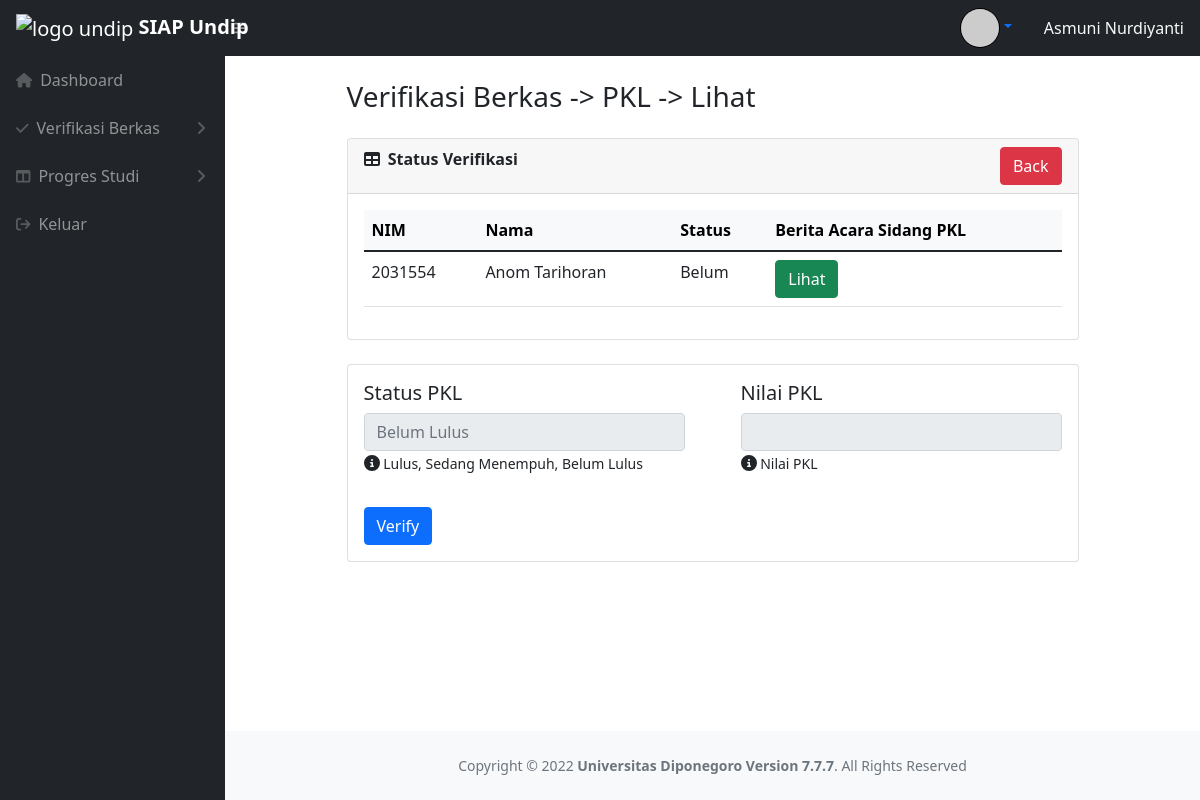
Page /dosen/lihatpkl.php?id=2031554 (signed in) on the committed database.
### tables this page shows
CREATE TABLE `dosen` (
  `Nama` varchar(255) NOT NULL,
  `NIP` varchar(255) NOT NULL,
  `Email` varchar(255) NOT NULL,
  `Alamat` varchar(255) NOT NULL,
  `No_Hp` varchar(255) NOT NULL,
  `Status` varchar(255) NOT NULL,
  `Foto` varchar(255) DEFAULT NULL,
  `Mengampu` varchar(255) NOT NULL,
  `Username` varchar(255) NOT NULL
);

CREATE TABLE `mahasiswa` (
  `NIM` bigint NOT NULL,
  `Nama` varchar(255) NOT NULL,
  `Email` varchar(255) NOT NULL,
  `Alamat` varchar(255) NOT NULL,
  `No_Hp` varchar(255) NOT NULL,
  `Angkatan` int NOT NULL,
  `semester` int NOT NULL,
  `Status` varchar(20) NOT NULL,
  `Foto` varchar(255) DEFAULT NULL,
  `Username` varchar(255) NOT NULL,
  `kode_kab` int NOT NULL,
  `NIP_Doswal` int NOT NULL
);

CREATE TABLE `pkl` (
  `Status` varchar(255) NOT NULL,
  `Nilai` float DEFAULT NULL,
  `Berkas_PKL` varchar(255) DEFAULT NULL,
  `Status_Verif` varchar(255) NOT NULL,
  `Semester_Lulus` int NOT NULL,
  `NIM` int NOT NULL
);

### dosen/lihatpkl.php (the view, shortened to what this page needs)
<?php include("../template/headerdosen.php");
$nimmhs = $_GET['id'];
$nama = $db->query("SELECT nama FROM mahasiswa WHERE NIM = '$nimmhs'")->fetch_object()->nama;
$row = $db->query("SELECT * FROM pkl WHERE NIM = '$nimmhs'")->fetch_object();
?>
<div id="layoutSidenav_content">
    <main>
        <div class="container-fluid px-4" style="width: 80%;">
            <h3 class="mt-4 mb-4">Verifikasi Berkas -> PKL -> Lihat</h3>
            <div class="card mb-4">
                <div class="card-header">
                    <i class="fas fa-table me-1"></i>
                    <b>Status Verifikasi</b>
                    <a class="btn btn-danger float-end" role="button" href="verifpkl.php">Back</a>
                </div>
                <div class="card-body">
                    <table class="table" id="datatablesSimple1">
                        <thead class="table-light">
                            <tr>
                                <th>NIM</th>
                                <th>Nama</th>
                                <th>Status</th>
                                <th>Berita Acara Sidang PKL</th>
                            </tr>
                        </thead>
                        <tbody>
                            <tr>
                                <td><?php echo $nimmhs ?></td>
                                <td><?php echo $nama ?></td>
                                <td><?php echo $row->Status_Verif ?></td>
                                <td><a href="#" class="btn btn-success" role="button" id="pdf" data-bs-toggle="modal"
                                    data-bs-target="#pdfModal">Lihat</a>
                                </td>
                            </tr>
                        </tbody>
                    </table>
                </div>
            </div>
            <div class="card mb-4">
                <div class="row row-cols-2">
                    <div class="col">
                        <div class="card-body">
                            <div class="card-title">
                                <h5>Status PKL</h5>
                            </div>
                            <input type="text" name="st" id="st" class="form-control" disabled placeholder="<?php echo $row->Status?>">
                            <i class="fa fa-circle-info"></i><small> Lulus, Sedang Menempuh, Belum Lulus</small>
                        </div>
                    </div>
                    <div class="col">
                        <div class="card-body">
                            <div class="card-title">
                                <h5>Nilai PKL </h5>
                            </div>
                            <input type="text" name="st" id="nl" class="form-control" disabled placeholder="<?php echo $row->Nilai ?>">
                            <i class="fa fa-circle-info"></i><small> Nilai PKL</small>
                        </div>
                    </div>
                    <div class="col">
                        <div class="card-body">
                            <?php
                                if($row->Status_Verif != 'Sudah'){
                                    echo "<a class='btn btn-primary' data-bs-toggle='modal'
                                    data-bs-target='#verifModal' type='button'>Verify</a>";
                                }else{
                                    echo "<a class='btn btn-danger' data-bs-toggle='modal'
                                    data-bs-target='#verifModal' type='button'>Cancel</a>";
                                }
                                ?>
                        </div>
                    </div>
                </div>
            </div>
        </div>
        </main>
    <?php include("../template/footeruniversal.php")?>

### template/headerdosen.php (shortened to what this page needs)
<?php include('../lib/connect.php');
$username = $_SESSION['username'];
$foto = $db->query("SELECT dosen.Foto FROM user,dosen WHERE dosen.username = user.username AND dosen.username = '$username'")->fetch_object()->Foto;
$Nama = $db->query("SELECT dosen.Nama FROM user,dosen WHERE dosen.username = user.username AND dosen.username = '$username'")->fetch_object()->Nama;
?>
<!DOCTYPE html>
<html lang="en">
    <head>
        <link href="https://cdn.jsdelivr.net/npm/simple-datatables@latest/dist/style.css" rel="stylesheet" />
        <link rel="stylesheet" type="text/css" href="https://cdn.datatables.net/1.12.1/css/jquery.dataTables.min.css">
        <link href="../css/styles.css" rel="stylesheet" />
        <link href="../css/dosen.css" rel="stylesheet" />
        <link href="../css/header.css" rel="stylesheet" />
    </head>
    <body class="sb-nav-fixed">
        <nav class="sb-topnav navbar navbar-expand navbar-dark bg-dark">
            <a class="navbar-brand ps-3" href="dashboardDSN.php">
              <img src="https://kulon2.undip.ac.id/pluginfile.php/1/theme_moove/favicon/1660361299/undip.ico" alt="logo undip" width = 40 height = 40> <b class="">SIAP Undip</b>
            </a>
            <button class="btn btn-link btn-sm order-1 order-lg-0 me-4 me-lg-0 d-flex align-items-center" id="sidebarToggle" href="#!"><i class="fas fa-bars"></i></button>
            <div class="ms-auto me-0 me-md-3 my-2 my-md-0 d-flex align-items-center">
              <a class="nav-link dropdown-toggle" id="navbarDropdown" href="#" role="button" data-bs-toggle="dropdown" aria-expanded="false">                <img style="
                    object-fit: cover;
                    border-radius: 50%;
                    margin: 0 auto;
                    width: 40px;
                    height: 40px;
                    border: 1px solid black;
                    display: inline;
                " src="<?php echo $foto ?>" onerror="this.src='../assets/img/default.png'"></a>
              <div class="flex-grow-1 ms-3 text-light">
                  <?php echo $Nama ?>
              </div>
            </div>
        </nav>
        <div id="layoutSidenav">
            <div id="layoutSidenav_nav">
                <nav class="sb-sidenav accordion sb-sidenav-dark" id="sidenavAccordion">
                    <div class="sb-sidenav-menu">
                        <div class="nav">
                          <a class="nav-link" href="dashboardDSN.php">
                              <div class="sb-nav-link-icon"><i class="	fas fa-home"></i></div>
                              Dashboard
                          </a>
                          <a class="nav-link collapsed" href="#" data-bs-toggle="collapse" data-bs-target="#collapseVerif" aria-expanded="false" aria-controls="collapseVerif">
                              <div class="sb-nav-link-icon"><i class="fas fa-check"></i></div>
                              Verifikasi Berkas
                              <div class="sb-sidenav-collapse-arrow"><i class="fas fa-angle-down"></i></div>
                          </a>
                          <a class="nav-link collapsed" href="#" data-bs-toggle="collapse" data-bs-target="#collapseProgres" aria-expanded="false" aria-controls="collapseProgres">
                              <div class="sb-nav-link-icon"><i class="fas fa-columns"></i></div>
                              Progres Studi
                              <div class="sb-sidenav-collapse-arrow"><i class="fas fa-angle-down"></i></div>
                          </a>
                          <a class="nav-link" href="../logout.php">
                              <div class="sb-nav-link-icon"><i class="fa fa-sign-out"></i></div>
                              Keluar
                          </a>
                        </div>
                    </div>
                </nav>
            </div>

### css/header.css (style rules this page uses)
td { vertical-align: center; }

### rows in the picture
dosen: Nama "Asmuni Nurdiyanti"
mahasiswa: Nama "Anom Tarihoran"
pkl: Status_Verif "Belum", st "Belum Lulus"

### other values in the picture
$nimmhs "2031554"
